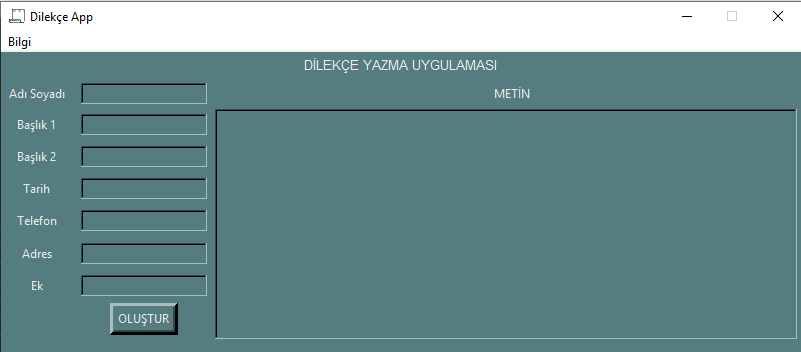

Write the Python code that produced this figure.
##fthsn90##

from tkinter import *
import tkinter
from tkinter import messagebox
import random
from PIL import ImageTk,Image
import docx
from docx.enum.text import WD_ALIGN_PARAGRAPH
from docx.shared import Pt
from docx.shared import Inches
from docx import Document

doc = Document()
root = Tk()
root.geometry("800x320")
root.title("Dilekçe App")
root.resizable(width=FALSE, height=FALSE)
root.iconphoto(False, ImageTk.PhotoImage(Image.open("ikon.png")))
root.config(bg="#557c7f")
lst = ["Adı Soyadı","Başlık 1","Başlık 2","Tarih","Telefon","Adres","Ek"]
frmust = Frame(root,width=10,height=10,bg="#557c7f")
frmust.pack()
frmust.config(bd=2)
lbl = Label(frmust,text="DİLEKÇE YAZMA UYGULAMASI",font=("bold 10"),bg="#557c7f",fg="#ededed")
lbl.grid(row=0,column=1)
frmorta = Frame(root,bg="#557c7f")
frmorta.pack(fill=X)
menubar = Menu(root)
root.config(menu=menubar)
subMenu = Menu(menubar, tearoff=0)

def olusturbro():
    adsay = len(list(ad.get()))

    baslik = doc.add_paragraph(b1.get())
    paragraph_format1 = baslik.paragraph_format
    paragraph_format1.alignment = WD_ALIGN_PARAGRAPH.CENTER
    ikincibaslik = doc.add_paragraph(b2.get())
    paragraph_format2 = ikincibaslik.paragraph_format
    paragraph_format2.alignment = WD_ALIGN_PARAGRAPH.CENTER
    paragraph_format2.left_indent = Inches(2)

    metin = doc.add_paragraph("             ")
    metin.space_before = Pt(10)
    metin.add_run("{}".format(mtn.get(1.0,END)))

    tarih = doc.add_paragraph(trh.get())
    paragraph_format4 = tarih.paragraph_format
    paragraph_format4.space_before = Pt(50)
    imza = doc.add_paragraph("İmza")
    adsoyad = doc.add_paragraph(ad.get())

    tarih = tarih.paragraph_format
    imza = imza.paragraph_format
    adsoyad = adsoyad.paragraph_format
    tarih.left_indent = Inches(5)
    # Ad soyadın uzunluğuna göre girintiyi ayarlama olduğu kadar.
    if adsay >= 17:
        adsoyad.left_indent = Inches(4.6)
    elif adsay == 9:
        adsoyad.left_indent = Inches(5.1)
    elif adsay <9:
        adsoyad.left_indent = Inches(5.2)
    elif adsay ==14:
        adsoyad.left_indent = Inches(4.8)
    elif adsay ==12:
        adsoyad.left_indent = Inches(4.9)
    else:
        adsoyad.left_indent = Inches(4.7) 
    imza.left_indent = Inches(5.3)	
    if adrs.get() and tlf.get() and ek.get():
        adres = doc.add_paragraph("Adres: {}".format(adrs.get()))
        paragraph_format3 = adres.paragraph_format
        paragraph_format3.space_before = Pt(100)
        Telefon = doc.add_paragraph("Telefon: {}".format(tlf.get()))
        Ek = doc.add_paragraph("Ek : {}".format(ek.get()))
    if ek.get() and not adrs.get() and not tlf.get():
        Ek = doc.add_paragraph("Ek : {}".format(ek.get()))
        paragraph_format5 = Ek.paragraph_format
        paragraph_format5.space_before = Pt(100)

    messagebox.showinfo("Bilgi","Dilekçe başarıyla oluşturuldu!")
    doc.save("dilekce.docx")

def Hakkında():
    messagebox.showinfo("Bilgi","İşbu program @fthsn tarafından kodlanmıştır. Github: fthsn90")
x= 0
for i in range(7):
    lbl = Label(frmorta,text=f"{lst[i]}",bg="#557c7f",fg="#ededed")
    lbl.grid(column=x,row=i,padx=5,pady=5)

ad = Entry(frmorta,bd=2,bg="#557c7f",fg="#ededed")
ad.grid(row=0,column=1,padx=8)
b1 = Entry(frmorta,bd=2,bg="#557c7f",fg="#ededed")
b1.grid(row=1,column=1)
b2 = Entry(frmorta,bd=2,bg="#557c7f",fg="#ededed")
b2.grid(row=2,column=1)
trh = Entry(frmorta,bd=2,bg="#557c7f",fg="#ededed")
trh.grid(row=3,column=1)
tlf = Entry(frmorta,bd=2,bg="#557c7f",fg="#ededed")
tlf.grid(row=4,column=1)
adrs = Entry(frmorta,bd=2,bg="#557c7f",fg="#ededed")
adrs.grid(row=5,column=1)
ek = Entry(frmorta,bd=2,bg="#557c7f",fg="#ededed")
ek.grid(row=6,column=1)
lblmetin =Label(frmorta,text="    METİN",bg="#557c7f",fg="#ededed")
lblmetin.grid(row=0,column=2)
mtn = Text(frmorta,width=72,height=14,bd=2,bg="#557c7f",fg="#ededed")
mtn.grid(row=1,column=2,rowspan=10)
btn = Button(frmorta,text = "OLUŞTUR",cursor="tcross",bd=5,bg="#557c7f",fg="#ededed",command=olusturbro)
btn.grid(row=8,column=1)
menubar.add_cascade(label="Bilgi", menu=subMenu)
subMenu.add_command(label="Hakkında", command=Hakkında)
root.mainloop()